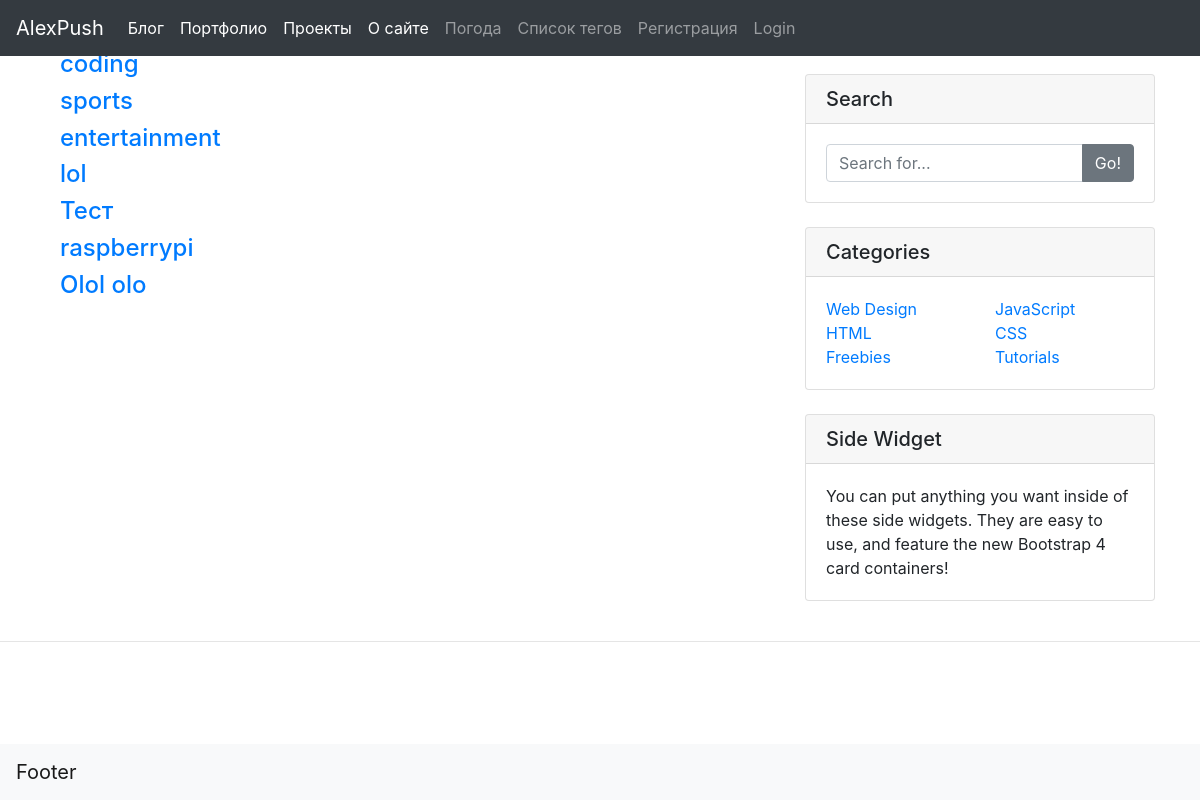
Screenshot of /blog/category-list with the database file from the repository.
### blog/models.py (models this page shows, shortened)
class Category(models.Model):
    name = models.CharField(max_length=255)
    def __str__(self):
        return str(self.name)

### blog/views.py (the view)
# urls.py: path('category-list', CategoryListView, name='category-list'),
def CategoryListView(request):
    cat_menu_list = Category.objects.all()
    return render(request, 'blog/category_list.html',{'cat_menu_list':cat_menu_list})

### blog/templates/blog/category_list.html (shortened to what this page needs)
{% extends 'home_pages/main.html' %}
{% block content %}
<div>
  {% for i in cat_menu_list %}
  <div class="col-lg-8">
      <h4> <a href="{% url 'category' i%}">{{ i }}</a></h4>
  </div>
  {% endfor %}
</div>
{% endblock %}

### rows the page displays
Category: name "coding"
Category: name "sports"
Category: name "entertainment"
Category: name "lol"
Category: name "Тест"
Category: name "raspberrypi"
Category: name "Olol olo"
